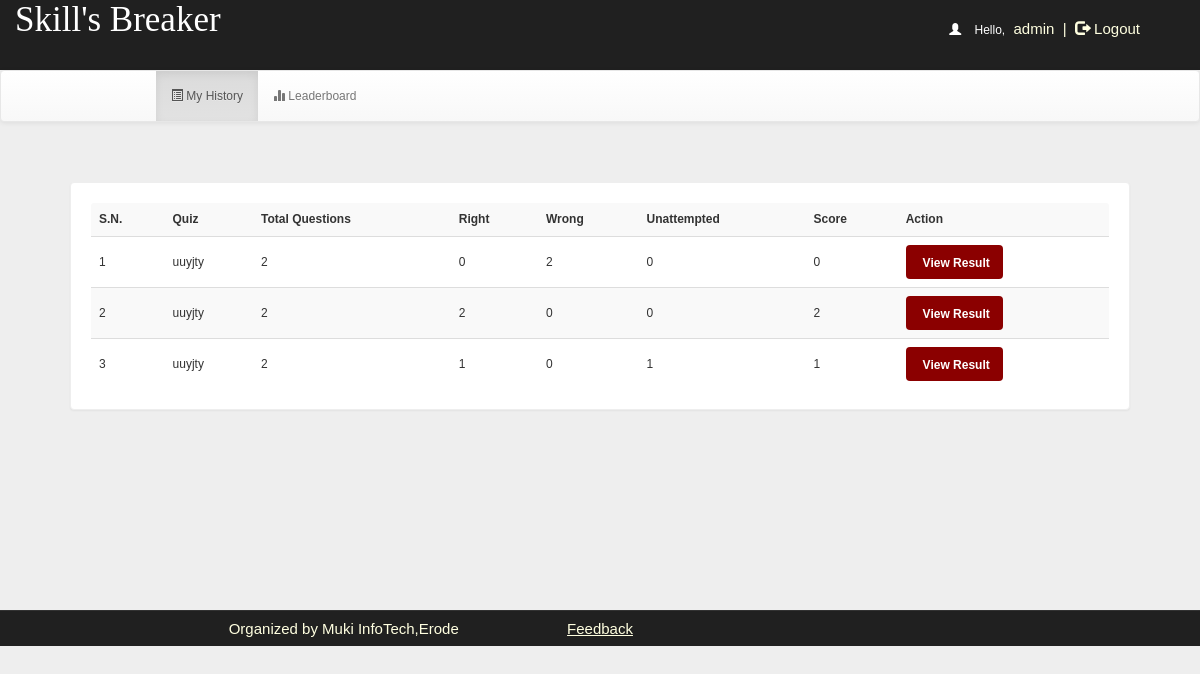
Before: /account.php?q=2 (signed in) with the older database file.
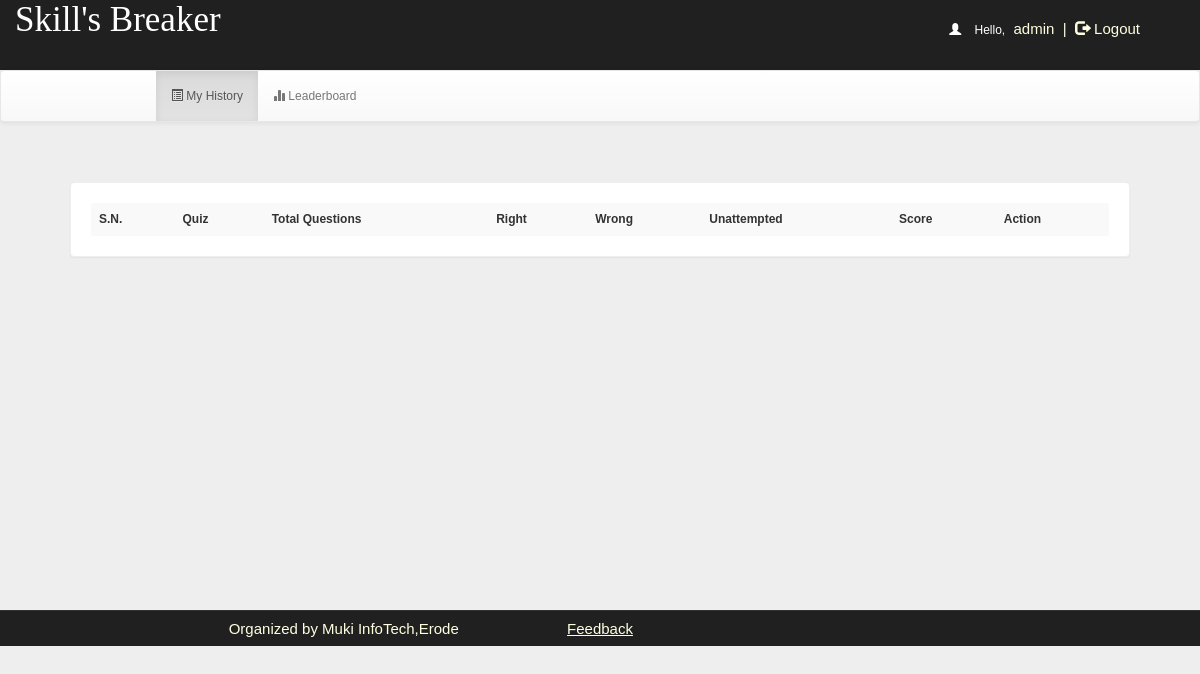
After: the same page with the newer database file.
### tables this page shows
CREATE TABLE `history` (
  `id` int(100) NOT NULL,
  `username` varchar(50) NOT NULL,
  `eid` int(11) NOT NULL,
  `score` int(11) NOT NULL,
  `level` int(11) NOT NULL,
  `correct` int(11) NOT NULL,
  `wrong` int(11) NOT NULL,
  `date` timestamp NOT NULL DEFAULT current_timestamp() ON UPDATE current_timestamp(),
  `timestamp` bigint(50) NOT NULL,
  `status` varchar(40) NOT NULL,
  `score_updated` varchar(10) NOT NULL
);

CREATE TABLE `quiz` (
  `eid` int(11) NOT NULL,
  `subject_id` int(11) NOT NULL,
  `uniq_eid` text NOT NULL,
  `title` varchar(100) NOT NULL,
  `correct` int(11) NOT NULL,
  `wrong` int(11) NOT NULL,
  `total` int(11) NOT NULL,
  `time` bigint(20) NOT NULL,
  `date` timestamp NOT NULL DEFAULT current_timestamp() ON UPDATE current_timestamp(),
  `status` varchar(10) NOT NULL
);

### account.php (the view, shortened to what this page needs)
<!DOCTYPE html PUBLIC "-//W3C//DTD XHTML 1.0 Transitional//EN" "http://www.w3.org/TR/xhtml1/DTD/xhtml1-transitional.dtd">
<html xmlns="http://www.w3.org/1999/xhtml">
<head>
<link rel="stylesheet" href="https://maxcdn.bootstrapcdn.com/bootstrap/3.4.1/css/bootstrap.min.css">
 <link rel="stylesheet" href="https://maxcdn.bootstrapcdn.com/bootstrap/3.3.4/css/bootstrap-theme.min.css">
 <link rel="stylesheet" href="css/main.css">
 <link  rel="stylesheet" href="css/font.css">
</head>
<body>
<div class="header">
<div class="row">
<div class="col-lg-6">
<span class="logo">Skill's Breaker</span></div>
<div class="col-md-4 col-md-offset-2">
 <?php
include_once 'dbConnection.php';
if (!(isset($_SESSION['username']))) {
    header("location:index.php");
} else {
    $username = $_SESSION['username'];
    echo '<span class="pull-right top title1" ><span style="color:white"><span class="glyphicon glyphicon-user" aria-hidden="true"></span>&nbsp;&nbsp;&nbsp;&nbsp;Hello,</span> <span class="log log1" style="color:lightyellow">' . $username . '&nbsp;&nbsp;|&nbsp;&nbsp;<a href="logout.php?q=account.php" style="color:lightyellow"><span class="glyphicon glyphicon-log-out" aria-hidden="true"></span>&nbsp;Logout</button></a></span>';
}
?>
</div>
</div></div>
<div class="bg">
<nav class="navbar navbar-default title1">
  <div class="container-fluid">
    <div class="navbar-header">
      <a class="navbar-brand" href="#"><b>&nbsp;&nbsp;&nbsp;&nbsp;&nbsp;&nbsp;&nbsp;&nbsp;&nbsp;&nbsp;&nbsp;&nbsp;&nbsp;&nbsp;&nbsp;&nbsp;&nbsp;&nbsp;&nbsp;&nbsp;&nbsp;&nbsp;&nbsp;&nbsp;&nbsp;</b></a>
    </div>
    <div class="collapse navbar-collapse" id="bs-example-navbar-collapse-1">
      <ul class="nav navbar-nav">
                <li <?php
if (@$_GET['q'] == 2)
    echo 'class="active"';
?>><a href="account.php?q=2"><span class="glyphicon glyphicon-list-alt" aria-hidden="true"></span>&nbsp;My History</a></li>
    <li <?php
if (@$_GET['q'] == 3)
    echo 'class="active"';
?>><a href="account.php?q=3"><span class="glyphicon glyphicon-stats" aria-hidden="true"></span>&nbsp;Leaderboard</a></li></ul>
      </div>
  </div>
</nav>
<div class="container">
<div class="row">
<div class="col-md-12">
<?php
if (@$_GET['q'] == 2) {
    $q = mysqli_query($con, "SELECT * FROM history WHERE username='$username' AND status='finished' ORDER BY date DESC ") or die('Error197');
    echo '<div class="panel title">
<table class="table table-striped title1" >
<tr><td style="vertical-align:middle"><b>S.N.</b></td><td style="vertical-align:middle"><b>Quiz</b></td><td style="vertical-align:middle"><b>Total Questions</b></td><td style="vertical-align:middle"><b>Right</b></td><td style="vertical-align:middle"><b>Wrong<b></td><td style="vertical-align:middle"><b>Unattempted<b></td><td style="vertical-align:middle"><b>Score</b></td><td style="vertical-align:middle"><b>Action<b></td></tr>';
    $c = 0;
    while ($row = mysqli_fetch_array($q)) {
        $eid = $row['eid'];
        $s   = $row['score'];
        $w   = $row['wrong'];
        $r   = $row['correct'];
        $q23 = mysqli_query($con, "SELECT * FROM quiz WHERE  eid='$eid' ") or die('Error208');
        while ($row = mysqli_fetch_array($q23)) {
            $title = $row['title'];
            $total = $row['total'];
        }
        $c++;
        echo '<tr><td style="vertical-align:middle">' . $c . '</td><td style="vertical-align:middle">' . $title . '</td><td style="vertical-align:middle">' . $total . '</td><td style="vertical-align:middle">' . $r . '</td><td style="vertical-align:middle">' . $w . '</td><td style="vertical-align:middle">' . ($total - $r - $w) . '</td><td style="vertical-align:middle">' . $s . '</td><td style="vertical-align:middle"><b><a href="account.php?q=result&eid=' . $eid . '" class="btn" style="margin:0px;background:darkred;color:white">&nbsp;<span class="title1"><b>View Result</b></td></tr>';
    }
    echo '</table></div>';
}
?>
</div></div></div></div>
<div class="row footer">
 <div class="col-md-2 box"></div>
<div class="col-md-3 box">
<a href="#" data-toggle="modal" data-target="#developers" s style="color:lightyellow;" onmouseover="this.style('color:yellow')" target="new">Organized by Muki InfoTech,Erode</a>
</div>
<div class="col-md-2 box">
<a href="feedback.php" style="color:lightyellow;text-decoration:underline" onmouseover="this.style('color:yellow')" target="new">Feedback</a></div>
</body>
</html>

### css/main.css (style rules this page uses)
body { overflow-x:hidden;width:100%;font: 12px "Century Gothic", "Times Roman", sans-serif;background:#eee;min-height:550px;background-attachment:fixed; }
.bg { min-height:540px; }
.panel { border-color:#eee;margin:40px;padding:20px;font: 15px "Century Gothic", "Times Roman", sans-serif; }
.title { font-family:'typo'; }
.header { background:#202020;height:70px; }
.logo { font-family:'typo';font-size:35px;color:#ffffff;margin:15px; }
.title1 { font: 12px "Century Gothic", "Times Roman", sans-serif; }
.footer { font-size:15px;text-align:center;border-top:1px solid;border-color:#323232;background-color:#202020; }
.footer a { margin:25px;color:#0000ff;text-decoration:none;font: 15px "Century Gothic", "Times Roman", sans-serif; }
.box { padding:9px; }
.top { margin-top:20px; }
.log1 { font: 15px 'Ubuntu', sans-serif;color:#0000ff;margin-left:10px; }
.log { margin:10px;margin-right:60px;margin-left:5px;color:#ffffb3;text-decoration:none;font-size:20px;font-size:15px; }

Changed rows visible on the page:
removed history: eid.title "uuyjty", eid.total "2", correct "0", wrong "2", $total - $r - $w "0", score "0"
removed history: correct "2", wrong "0", score "2"
removed quiz: title "uuyjty", total "2", $total-$r-$w "0", $total-$r-$w "1"
removed history: correct "1", wrong "0", score "1"
